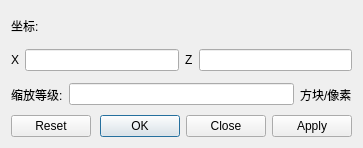
<?xml version="1.0" encoding="UTF-8"?>
<ui version="4.0">
 <class>GotoDialog</class>
 <widget class="QDialog" name="GotoDialog">
  <property name="geometry">
   <rect>
    <x>0</x>
    <y>0</y>
    <width>363</width>
    <height>148</height>
   </rect>
  </property>
  <property name="focusPolicy">
   <enum>Qt::StrongFocus</enum>
  </property>
  <property name="windowTitle">
   <string>坐标</string>
  </property>
  <property name="windowIcon">
   <iconset resource="../rc/icons.qrc">
    <normaloff>:/icons/logo.png</normaloff>:/icons/logo.png</iconset>
  </property>
  <layout class="QVBoxLayout" name="verticalLayout">
   <item>
    <widget class="QLabel" name="label">
     <property name="text">
      <string>坐标:</string>
     </property>
    </widget>
   </item>
   <item>
    <widget class="QFrame" name="frame">
     <layout class="QHBoxLayout" name="horizontalLayout">
      <property name="leftMargin">
       <number>0</number>
      </property>
      <property name="topMargin">
       <number>0</number>
      </property>
      <property name="rightMargin">
       <number>0</number>
      </property>
      <property name="bottomMargin">
       <number>0</number>
      </property>
      <item>
       <widget class="QLabel" name="labelX">
        <property name="text">
         <string>X</string>
        </property>
       </widget>
      </item>
      <item>
       <widget class="QLineEdit" name="lineX">
        <property name="focusPolicy">
         <enum>Qt::StrongFocus</enum>
        </property>
       </widget>
      </item>
      <item>
       <widget class="QLabel" name="labelZ">
        <property name="text">
         <string>Z</string>
        </property>
       </widget>
      </item>
      <item>
       <widget class="QLineEdit" name="lineZ">
        <property name="focusPolicy">
         <enum>Qt::StrongFocus</enum>
        </property>
       </widget>
      </item>
     </layout>
    </widget>
   </item>
   <item>
    <layout class="QHBoxLayout" name="horizontalLayout_3">
     <item>
      <widget class="QLabel" name="label_2">
       <property name="text">
        <string>缩放等级:</string>
       </property>
      </widget>
     </item>
     <item>
      <widget class="QLineEdit" name="lineScale">
       <property name="focusPolicy">
        <enum>Qt::StrongFocus</enum>
       </property>
      </widget>
     </item>
     <item>
      <widget class="QLabel" name="label_3">
       <property name="text">
        <string>方块/像素</string>
       </property>
      </widget>
     </item>
    </layout>
   </item>
   <item>
    <widget class="QDialogButtonBox" name="buttonBox">
     <property name="orientation">
      <enum>Qt::Horizontal</enum>
     </property>
     <property name="standardButtons">
      <set>QDialogButtonBox::Apply|QDialogButtonBox::Close|QDialogButtonBox::Ok|QDialogButtonBox::Reset</set>
     </property>
    </widget>
   </item>
  </layout>
 </widget>
 <resources>
  <include location="../rc/icons.qrc"/>
 </resources>
 <connections>
  <connection>
   <sender>buttonBox</sender>
   <signal>rejected()</signal>
   <receiver>GotoDialog</receiver>
   <slot>reject()</slot>
   <hints>
    <hint type="sourcelabel">
     <x>316</x>
     <y>260</y>
    </hint>
    <hint type="destinationlabel">
     <x>286</x>
     <y>274</y>
    </hint>
   </hints>
  </connection>
  <connection>
   <sender>buttonBox</sender>
   <signal>accepted()</signal>
   <receiver>GotoDialog</receiver>
   <slot>accept()</slot>
   <hints>
    <hint type="sourcelabel">
     <x>248</x>
     <y>254</y>
    </hint>
    <hint type="destinationlabel">
     <x>157</x>
     <y>274</y>
    </hint>
   </hints>
  </connection>
 </connections>
</ui>
